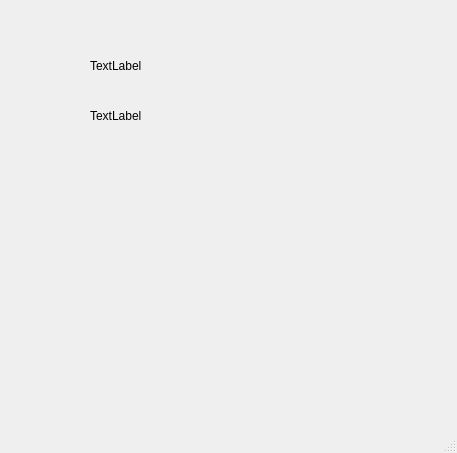
<?xml version="1.0" encoding="UTF-8"?>
<ui version="4.0">
 <class>MainWindow</class>
 <widget class="QMainWindow" name="MainWindow">
  <property name="geometry">
   <rect>
    <x>0</x>
    <y>0</y>
    <width>457</width>
    <height>453</height>
   </rect>
  </property>
  <property name="windowTitle">
   <string>MainWindow</string>
  </property>
  <widget class="QWidget" name="centralwidget">
   <widget class="QLabel" name="lbl_01">
    <property name="geometry">
     <rect>
      <x>90</x>
      <y>50</y>
      <width>181</width>
      <height>31</height>
     </rect>
    </property>
    <property name="text">
     <string>TextLabel</string>
    </property>
   </widget>
   <widget class="QLabel" name="lbl_02">
    <property name="geometry">
     <rect>
      <x>90</x>
      <y>100</y>
      <width>181</width>
      <height>31</height>
     </rect>
    </property>
    <property name="text">
     <string>TextLabel</string>
    </property>
   </widget>
  </widget>
  <widget class="QMenuBar" name="menubar">
   <property name="geometry">
    <rect>
     <x>0</x>
     <y>0</y>
     <width>457</width>
     <height>21</height>
    </rect>
   </property>
  </widget>
  <widget class="QStatusBar" name="statusbar"/>
 </widget>
 <resources/>
 <connections/>
</ui>
